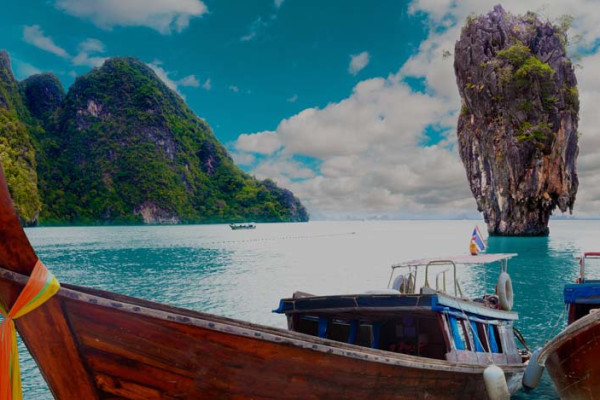
#> input picture ComputerVision/TP1/input.jpg, 600 x 400 px
$ python ex1.py
#> lines starting #> are read from the running program, lines starting #| are printed output that depends on the picture
# import cv2
# import numpy as np

# Read image
# src = cv2.imread('./input.jpg', cv2.IMREAD_UNCHANGED)
# print(src.shape)

# # Extract red channel
# red_channel = src[:, :, 2]

# # Create empty image with same shape as that of src image
# red_img = np.zeros(src.shape)

# # Assign the red channel of src to empty image
# red_img[:, :, 2] = red_channel

# # Save image
# cv2.imwrite('./output.png', red_img)

# method 2 :

from PIL import Image


def extract_red_components(input_path, output_path):
    # Open the image using Pillow
#> called with input_path = 'input.jpg', output_path = 'ouput2_red.jpg'
    image = Image.open(input_path)
#> image is the input picture: PIL image 600x400 RGB; mean R, G, B 80.9, 96.8, 100.2

    # Get the size of the image
    width, height = image.size
#> width = 600; height = 400

    # Create a new blank image with the same size and mode as the original
    red_image = Image.new("RGB", (width, height))
#> red_image: PIL image 600x400 RGB; every value is 0

    # Iterate through each pixel and extract the red component
    for x in range(width):
        for y in range(height):
            # Get the pixel color at (x, y)
            pixel_color = image.getpixel((x, y))

            # Create a new pixel with only the red component
            red_pixel = (pixel_color[0], 0, 0)

            # Set the pixel color in the red_image
            red_image.putpixel((x, y), red_pixel)
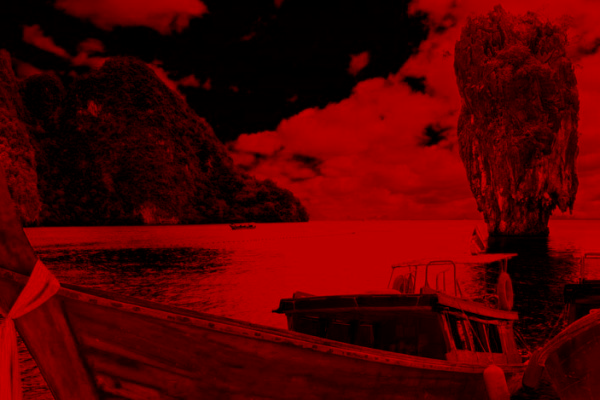
#> red_image: PIL image 600x400 RGB; mean R, G, B 80.9, 0, 0

    # Save the extracted red components as a new image
    red_image.save(output_path)


def extract_green_components(input_path, output_path):
    # Open the image using Pillow
#> called with input_path = 'input.jpg', output_path = 'ouput2_green.jpg'
    image = Image.open(input_path)

    # Get the size of the image
    width, height = image.size
#> width = 600; height = 400

    # Create a new blank image with the same size and mode as the original
    green_image = Image.new("RGB", (width, height))

    # Iterate through each pixel and extract the red component
    for x in range(width):
        for y in range(height):
            # Get the pixel color at (x, y)
            pixel_color = image.getpixel((x, y))

            # Create a new pixel with only the red component
            green_pixel = (0, pixel_color[0], 0)

            # Set the pixel color in the red_image
            green_image.putpixel((x, y), green_pixel)
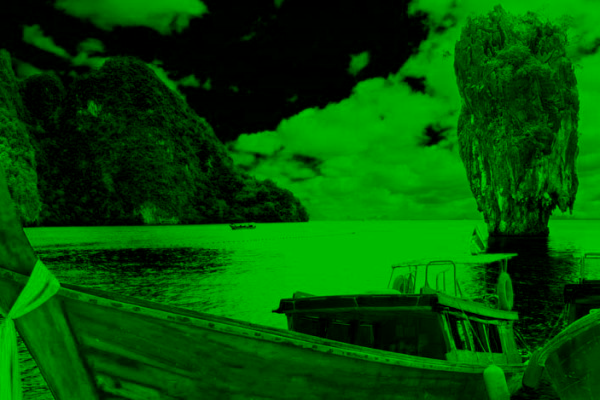
#> green_image: PIL image 600x400 RGB; mean R, G, B 0, 80.9, 0

    # Save the extracted red components as a new image
    green_image.save(output_path)


def extract_blue_components(input_path, output_path):
    # Open the image using Pillow
#> called with input_path = 'input.jpg', output_path = 'ouput2_blue.jpg'
    image = Image.open(input_path)

    # Get the size of the image
    width, height = image.size
#> width = 600; height = 400

    # Create a new blank image with the same size and mode as the original
    blue_image = Image.new("RGB", (width, height))

    # Iterate through each pixel and extract the red component
    for x in range(width):
        for y in range(height):
            # Get the pixel color at (x, y)
            pixel_color = image.getpixel((x, y))

            # Create a new pixel with only the red component
            blue_pixel = (0, 0, pixel_color[0])

            # Set the pixel color in the red_image
            blue_image.putpixel((x, y), blue_pixel)
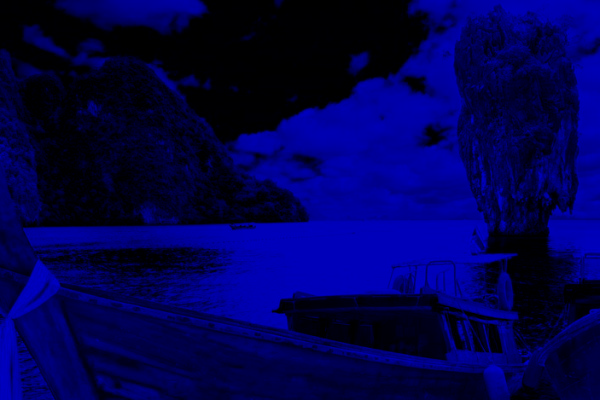
#> blue_image: PIL image 600x400 RGB; mean R, G, B 0, 0, 80.9

    # Save the extracted red components as a new image
    blue_image.save(output_path)


# Usage
extract_red_components('input.jpg', 'ouput2_red.jpg')
extract_green_components('input.jpg', 'ouput2_green.jpg')
extract_blue_components('input.jpg', 'ouput2_blue.jpg')
